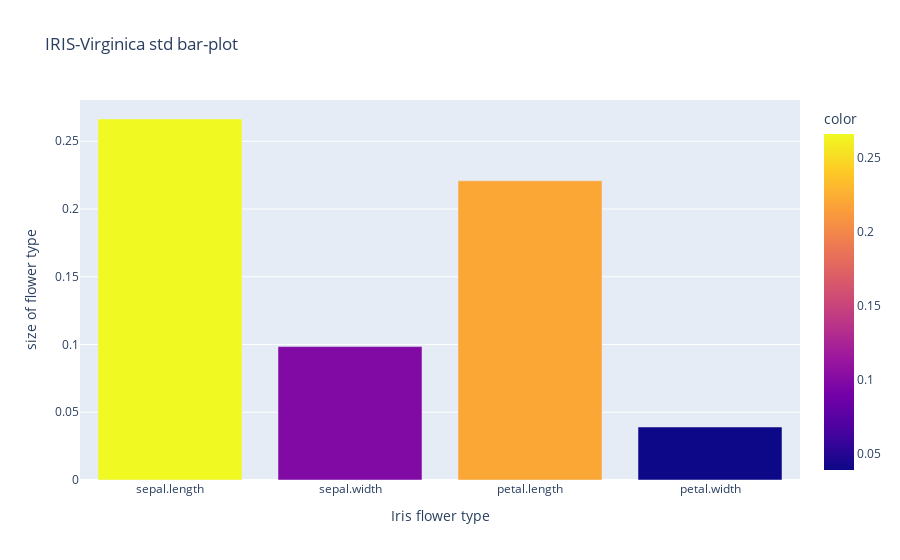

The cell this chart's notebook holds for it:
### Code cell
fx = px.bar(x = df2.columns[:-1], y = df3.var(), color = df3.var(), title = "Virginica")
fx.update_layout(
    title='IRIS-Virginica std bar-plot',
    xaxis_title='Iris flower type',
    yaxis_title='size of flower type'
)
fx.show()

### Figure 1 — Plotly figure (JSON) as saved in the notebook; plotly's stock layout.template omitted (floating-point values rounded to 4 significant figures)
{"data": [{"alignmentgroup": "True", "hovertemplate": "x=%{x}<br>y=%{y}<br>color=%{marker.color}<extra></extra>", "legendgroup": "", "marker": {"color": [0.2664, 0.09847, 0.2208, 0.03911], "coloraxis": "coloraxis", "pattern": {"shape": ""}}, "name": "", "offsetgroup": "", "orientation": "v", "showlegend": false, "textposition": "auto", "type": "bar", "x": ["sepal.length", "sepal.width", "petal.length", "petal.width"], "xaxis": "x", "y": [0.2664, 0.09847, 0.2208, 0.03911], "yaxis": "y"}], "layout": {"barmode": "relative", "coloraxis": {"colorbar": {"title": {"text": "color"}}, "colorscale": [[0, "#0d0887"], [0.1111, "#46039f"], [0.2222, "#7201a8"], [0.3333, "#9c179e"], [0.4444, "#bd3786"], [0.5556, "#d8576b"], [0.6667, "#ed7953"], [0.7778, "#fb9f3a"], [0.8889, "#fdca26"], [1, "#f0f921"]]}, "legend": {"tracegroupgap": 0}, "title": {"text": "IRIS-Virginica std bar-plot"}, "xaxis": {"anchor": "y", "domain": [0, 1], "title": {"text": "Iris flower type"}}, "yaxis": {"anchor": "x", "domain": [0, 1], "title": {"text": "size of flower type"}}}}
